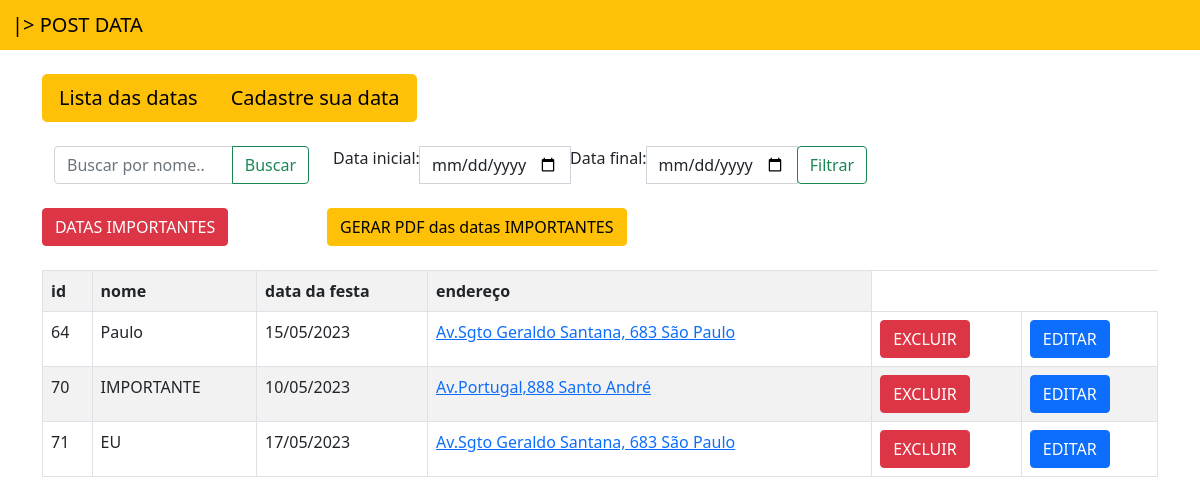
Before: /datas_importantes with the older database file.
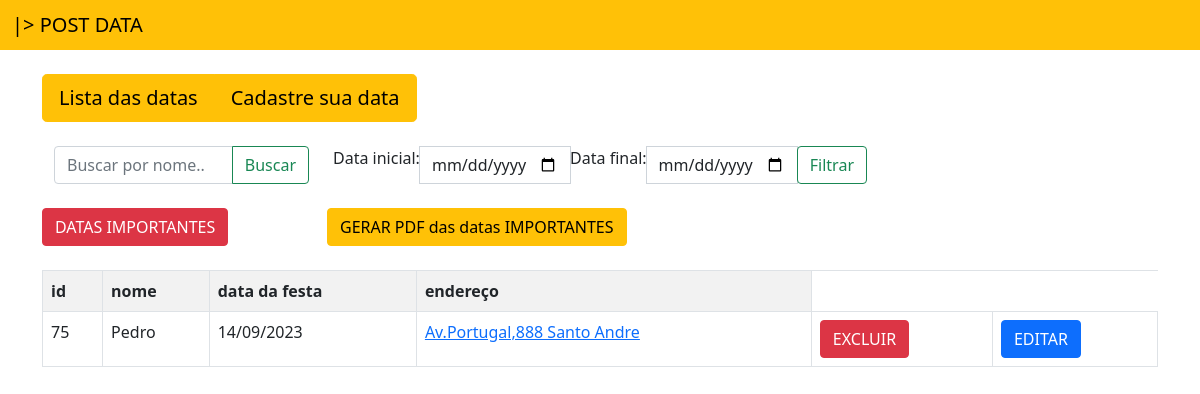
After: the same page with the newer database file.
### app_data/models.py (models this page shows, shortened)
class Usuario(models.Model):
    id_usuario = models.AutoField(primary_key=True)
    nome_cliente = models.TextField(max_length=100, null=False, blank=False, default=None)
    data_da_festa = models.DateField()
    endereco = models.TextField(max_length=600, null=False, blank=False, default=None)
    datas_importantes = models.BooleanField(default=False)
    @property
    def google_maps_url(self):
        base_url = 'https://www.google.com/maps/search/?api=1'
        params = {
            'query': self.endereco,
        }
        return f'{base_url}&{urlencode(params)}'

### app_data/views.py (the view)
# urls.py: path('datas_importantes', views.datas_importantes, name='datas_importantes'),
def datas_importantes(request):
    usuarios = Usuario.objects.filter(datas_importantes=True)
    for usuario in usuarios:
        if usuario.data_da_festa is not None:
            usuario.data_da_festa = usuario.data_da_festa.strftime('%d/%m/%Y')
    return render(request, 'usuarios/usuarios.html', {'usuarios': usuarios})

### templates/usuarios/usuarios.html (shortened to what this page needs)
{% extends 'usuarios/base.html' %}
{% load tz %}
{% block conteudo %}
<div class="container"></br>
 <div class="btn-group" role="group" aria-label="Basic example">
    <a href="{% url 'usuarios' %}" class="btn btn-warning btn-lg ">Lista das datas</a>
    <a href="{% url 'home' %}" class="btn btn-warning btn-lg ">Cadastre sua data</a>
  </div></br></br>
       <table class = "table table-bordered table-striped">
        <div class="container">
            <div class="row">
                <div class="col-md-3">
                    <form method="GET" action="{% url 'buscar_nomes' %}">
                        <div class="input-group">
                            <input class="form-control" type="search" name="nome_busca" placeholder="Buscar por nome..." aria-label="Search">
                            <button class="btn btn-outline-success" type="submit">Buscar</button>
                        </div>
                    </form>
                </div>
                <div class="col-md-6">
                    <form method="GET" action="{% url 'buscar_datas' %}">
                        <div class="input-group">
                            <label for="data_inicial">Data inicial: </label>
                            <input class="form-control" type="date" id="data_inicial" name="data_inicial">
                            <label for="data_final">Data final: </label>
                            <input class="form-control" type="date" id="data_final" name="data_final">
                            <div class="input-group-append">
                                <button class="btn btn-outline-success" type="submit">Filtrar</button>
                            </div>
                        </div>
                    </form>
                </div>
            </div>
        </div>
        <div class="row">
        <div class="col-md-3">
            <form method="GET" action="{% url 'datas_importantes' %}">
                <div class="input-group">
                    <button class="btn btn-danger" type="submit">DATAS IMPORTANTES</button>
                </div>
            </form>
        </div>
        <div class="col-md-6">
            <form method="GET" action="{% url 'gerar_pdf' %}">
                <div class="input-group">
                    <button class="btn btn-warning" type="submit">GERAR PDF das datas IMPORTANTES</button>
                </div>
            </form>
        </div>
    </div>
            <th>id</th>
            <th>nome </th>
            <th>data da festa</th>
            <th>endereço</th>
        {% for usuario in usuarios %}
        <tr data-usuario-id="{{ usuario.id_usuario }}">
            <td>{{usuario.id_usuario}}</td>
            <td>{{usuario.nome_cliente}}</td>
            <td>{{ usuario.data_da_festa }}</td>
            <td><a href="{{usuario.google_maps_url}}" target="_blank">{{usuario.endereco|urlize}}</td>
            <td><a href="{% url 'excluir_usuario' usuario.id_usuario %}"  class="btn btn-danger">EXCLUIR</a></td>
            <td><a href="{% url 'editar_usuario' usuario.id_usuario %}" class="btn btn-primary">EDITAR</a></td>
        </tr>
        {% endfor %}
    </table>
</div>
{% endblock %}

Changed rows visible on the page:
removed Usuario: id_usuario "64", nome_cliente "Paulo", data_da_festa "15/05/2023", endereco "Av.Sgto Geraldo Santana, 683 São Paulo"
removed Usuario: id_usuario "70", nome_cliente "IMPORTANTE", data_da_festa "10/05/2023", endereco "Av.Portugal,888 Santo André"
removed Usuario: id_usuario "71", nome_cliente "EU", data_da_festa "17/05/2023", endereco "Av.Sgto Geraldo Santana, 683 São Paulo"
added Usuario: id_usuario "75", nome_cliente "Pedro", data_da_festa "14/09/2023", endereco "Av.Portugal,888 Santo Andre"
